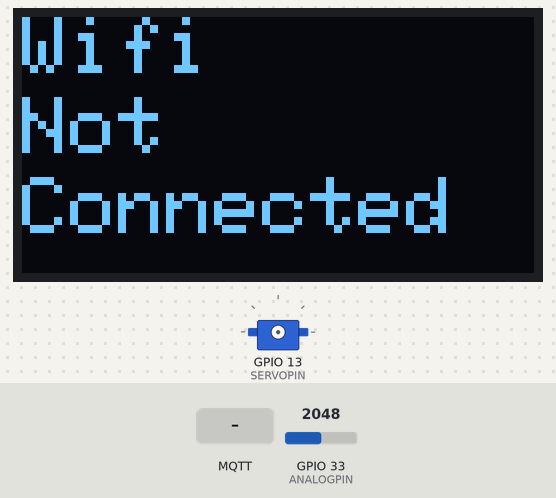
A sketch run on a simulated ESP32. Parts: 128×64 one-colour display, servo. Inputs (shaded band) come from the test bench; at power-on: GPIO 33 (ANALOGPIN) = 2048. WiFi joins after 1.5 s; servers stay silent unless stated; no MQTT or app messages arrive unless stated; what the sketch prints to the serial monitor is not drawn.

Above: at 2.6 s.
At 4.9 s:
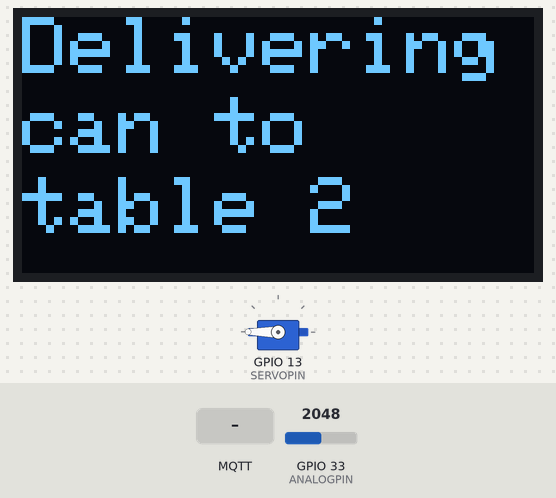
5.0 s: MQTT message "Home" arrives on the first subscribed topic
At 5.79 s:
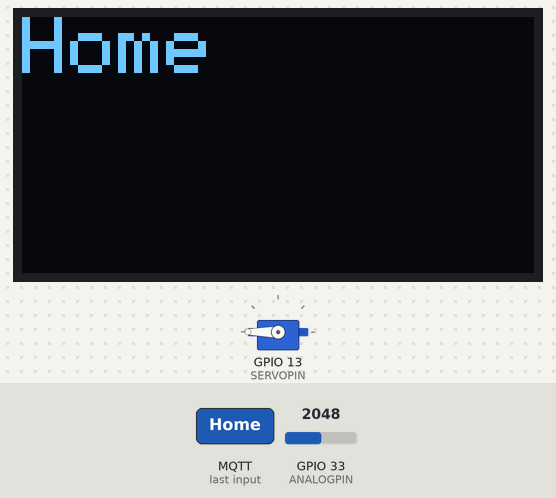
At 8.0 s:
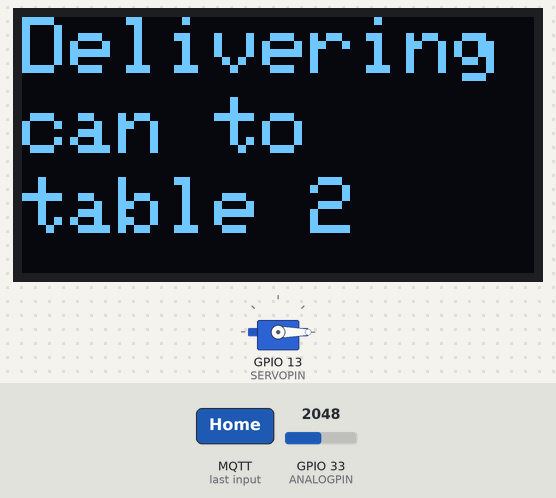
Timing chart, 0 to 11.3 s (numbered marks = the images above; inputs shaded):
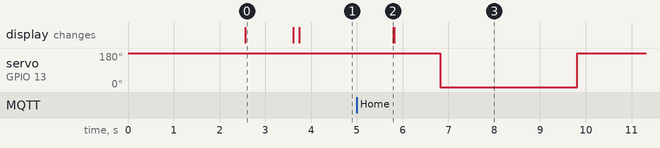

Measured:
- after the input at 5.0 s, servo on GPIO 13 (SERVOPIN): 180° → 0° after 1.8 s, → 180° 3.0 s later; the display: changes after 0.79 s (image 2)
- what the display in image 0 shows lasts 1.0 s, from 2.6 s to 3.6 s

The sketch:

ESP.ino
```cpp
#include <Wire.h>
#include <Adafruit_GFX.h>
#include <Adafruit_SSD1306.h>
#include <PubSubClient.h>
#include <WiFi.h>
#include <ESP32Servo.h>

#define SERVOPIN 13
#define SCREEN_WIDTH 128
#define SCREEN_HEIGHT 64
#define ANALOGPIN 33

// constants
Servo servo;
int releaseCount = 0;
int tableNumber = 0;

// mqtt constants
const char *ssid = "joey (2)";
const char *password = "12345678";
const char *mqtt_server = "172.20.10.6";

// set up WifiClient for mqtt server
WiFiClient wifiClient;
PubSubClient client(mqtt_server, 1883, wifiClient);

// initialise display
Adafruit_SSD1306 display(SCREEN_WIDTH, SCREEN_HEIGHT, &Wire, -1);

void callback(char *topic, byte *message, unsigned int length)
{
  Serial.print("Message arrived on topic: ");
  Serial.print(topic);
  Serial.print(". Message: ");
  String msg;
  for (int i = 0; i < length; i++)
  {
    Serial.print((char)message[i]);
    msg += (char)message[i];
  }
  Serial.println();
  if (String(topic) == "dock")
  {
    if (msg == "Home")
    {
      releaseCount = 1;
      display.clearDisplay();
      display.setTextSize(2);
      display.setTextColor(WHITE);
      display.setCursor(0, 0);
      display.println("Home");
      display.display();
    }
  }
}

// connect to MQTT
void connect_MQTT()
{
  Serial.print("Connecting to ");
  Serial.println(ssid);
  WiFi.begin(ssid, password);
  while (WiFi.status() != WL_CONNECTED)
  {
    delay(500);
    displayWifiInformation(WiFi.status());
    Serial.print(".");
  }
  Serial.println("WiFi connected");
  Serial.print("IP address: ");
  Serial.println(WiFi.localIP());
  displayWifiInformation(WiFi.status());
  while (!client.connect(mqtt_server))
  {
    displayMQTTInformation(0);
    Serial.println("Connection to MQTT Broker failed…");
  }
  displayMQTTInformation(1);
  Serial.println("Connected to MQTT Broker!");
}

// sets up display and mqtt
void setup()
{
  Serial.begin(9600);
  if (!display.begin(SSD1306_SWITCHCAPVCC, 0x3C))
  {
    Serial.println(F("SSD1306 allocation failed"));
    for (;;)
      ;
  }
  delay(2000);
  display.clearDisplay();
  connect_MQTT();
  client.setCallback(callback);
  client.subscribe("dock");
  servo.attach(SERVOPIN);
  servo.write(180);
}

void loop()
{
  client.loop();
  int value = analogRead(ANALOGPIN);
  if (findTable(value) != 0)
  {
    tableNumber = findTable(value);
  }
  displayInformation(tableNumber);
  Serial.println(tableNumber);
  if (releaseCount && tableNumber)
  {
    String msgPublish = String(tableNumber);
    client.publish("table", msgPublish.c_str());
    releaseCan();
    releaseCount = 0;
    tableNumber = 0;
  }
}

void releaseCan()
{
  servo.write(0);
  delay(3000);
  servo.write(180);
  delay(3000);
}

int findTable(int value)
{
  if (value > 3300 && value < 3500)
    return 4;
  else if (value > 3100 && value < 3300)
    return 5;
  else if (value > 2850 && value < 3100)
    return 6;
  else if (value > 2500 && value < 2800)
    return 3;
  else if (value > 1900 && value < 2500)
    return 2;
  else if (value < 500)
    return 1;
  else
    return 0;
}

void displayInformation(int tableNumber)
{
  display.clearDisplay();
  if (!tableNumber)
  {
    display.setTextSize(2);
    display.setTextColor(WHITE);
    display.setCursor(0, 0);
    display.println("TurtleBot");
    display.setCursor(0, 20);
    display.println("Dispenser");
    display.setCursor(0, 40);
    display.println("Group 8");
    display.display();
  }
  else
  {
    display.setTextSize(2);
    display.setTextColor(WHITE);
    display.setCursor(0, 0);
    display.println("Delivering");
    display.setCursor(0, 20);
    display.println("can to");
    display.setCursor(0, 40);
    String tableMessage = "table " + String(tableNumber);
    display.println(tableMessage);
    display.display();
    delay(1000);
  }
}

void displayWifiInformation(int connection)
{
  display.clearDisplay();
  if (connection == 3)
  {
    display.setTextSize(2);
    display.setTextColor(WHITE);
    display.setCursor(0, 0);
    display.println("Wifi");
    display.setCursor(0, 20);
    display.println("Connected");
    display.display();
  }
  else
  {
    display.setTextSize(2);
    display.setTextColor(WHITE);
    display.setCursor(0, 0);
    display.println("Wifi");
    display.setCursor(0, 20);
    display.println("Not");
    display.setCursor(0, 40);
    display.println("Connected");
    display.display();
  }
}

void displayMQTTInformation(bool connection)
{
  display.clearDisplay();
  if (connection)
  {
    display.setTextSize(2);
    display.setTextColor(WHITE);
    display.setCursor(0, 0);
    display.println("MQTT");
    display.setCursor(0, 20);
    display.println("Connected");
    display.display();
  }
  else
  {
    display.setTextSize(2);
    display.setTextColor(WHITE);
    display.setCursor(0, 0);
    display.println("MQTT");
    display.setCursor(0, 20);
    display.println("Not");
    display.setCursor(0, 40);
    display.println("Connected");
    display.display();
  }
}
```
